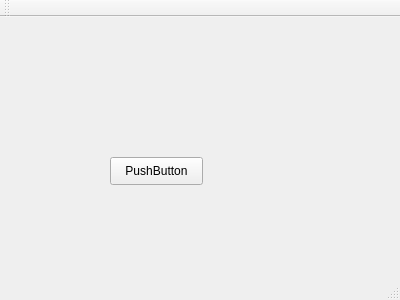
<?xml version="1.0" encoding="UTF-8"?>
<ui version="4.0">
 <class>MainWindow</class>
 <widget class="QMainWindow" name="MainWindow">
  <property name="geometry">
   <rect>
    <x>0</x>
    <y>0</y>
    <width>400</width>
    <height>300</height>
   </rect>
  </property>
  <property name="windowTitle">
   <string>MainWindow</string>
  </property>
  <widget class="QWidget" name="centralWidget">
   <widget class="QPushButton" name="pushButton">
    <property name="geometry">
     <rect>
      <x>110</x>
      <y>140</y>
      <width>93</width>
      <height>28</height>
     </rect>
    </property>
    <property name="text">
     <string>PushButton</string>
    </property>
   </widget>
  </widget>
  <widget class="QMenuBar" name="menuBar">
   <property name="geometry">
    <rect>
     <x>0</x>
     <y>0</y>
     <width>400</width>
     <height>26</height>
    </rect>
   </property>
  </widget>
  <widget class="QToolBar" name="mainToolBar">
   <attribute name="toolBarArea">
    <enum>TopToolBarArea</enum>
   </attribute>
   <attribute name="toolBarBreak">
    <bool>false</bool>
   </attribute>
  </widget>
  <widget class="QStatusBar" name="statusBar"/>
 </widget>
 <layoutdefault spacing="6" margin="11"/>
 <resources/>
 <connections/>
</ui>
